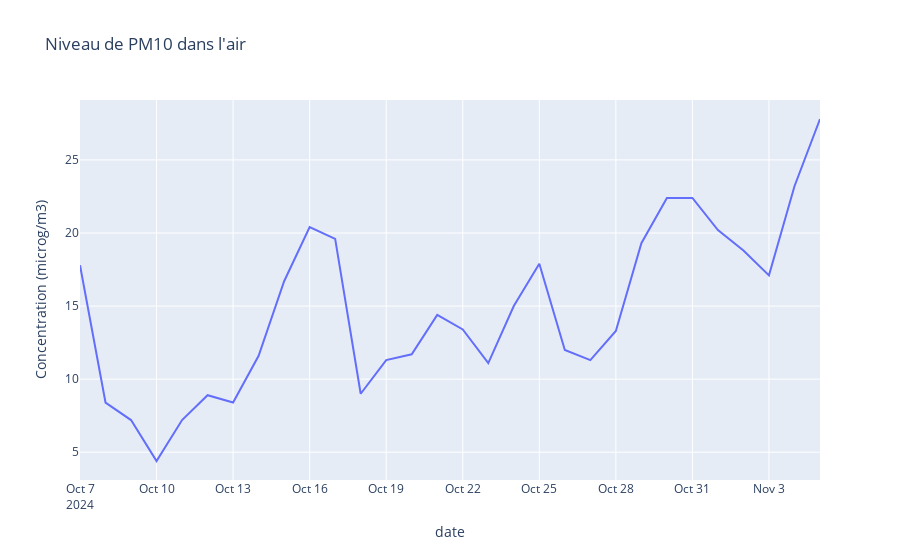

Notebook code for this chart:
### Code cell
# Scatter plot 
fig = go.Figure()

fig.add_trace(go.Scatter(
    x=valeur_jour_data['date'],
    y=valeur_jour_data['valeur']
))

fig.update_layout(
    xaxis_title='date',
    yaxis_title="Concentration (microg/m3)",
    title="Niveau de PM10 dans l'air"
)

fig.show()

### Figure 1 — Plotly figure (JSON) as saved in the notebook; plotly's stock layout.template omitted (floating-point values rounded to 4 significant figures)
{"data": [{"type": "scatter", "x": ["2024-10-07", "2024-10-08", "2024-10-09", "2024-10-10", "2024-10-11", "2024-10-12", "2024-10-13", "2024-10-14", "2024-10-15", "2024-10-16", "2024-10-17", "2024-10-18", "2024-10-19", "2024-10-20", "2024-10-21", "2024-10-22", "2024-10-23", "2024-10-24", "2024-10-25", "2024-10-26", "2024-10-27", "2024-10-28", "2024-10-29", "2024-10-30", "2024-10-31", "2024-11-01", "2024-11-02", "2024-11-03", "2024-11-04", "2024-11-05"], "y": [17.8, 8.4, 7.2, 4.4, 7.2, 8.9, 8.4, 11.6, 16.7, 20.4, 19.6, 9, 11.3, 11.7, 14.4, 13.4, 11.1, 15, 17.9, 12, 11.3, 13.3, 19.3, 22.4, 22.4, 20.2, 18.8, 17.1, 23.2, 27.8]}], "layout": {"title": {"text": "Niveau de PM10 dans l'air"}, "xaxis": {"title": {"text": "date"}}, "yaxis": {"title": {"text": "Concentration (microg/m3)"}}}}
